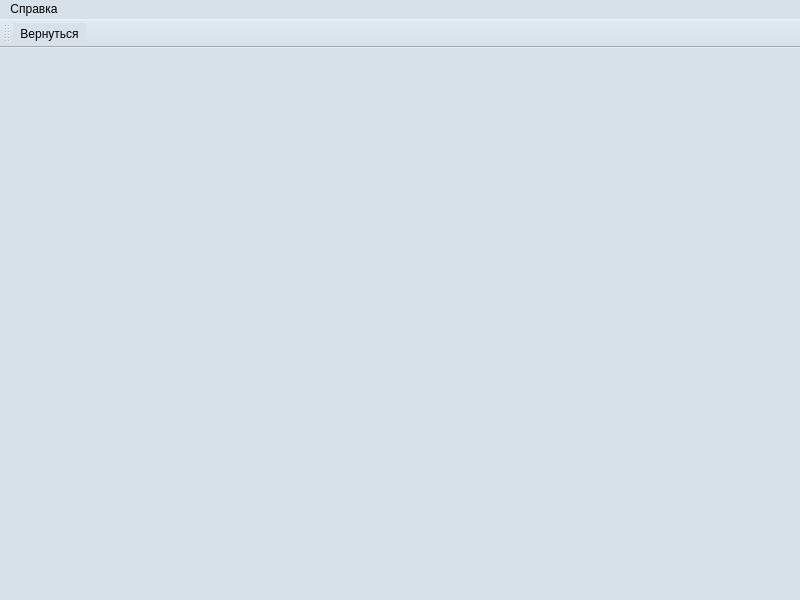
<?xml version="1.0" encoding="UTF-8"?>
<ui version="4.0">
 <class>GraphWindow</class>
 <widget class="QMainWindow" name="GraphWindow">
  <property name="geometry">
   <rect>
    <x>0</x>
    <y>0</y>
    <width>800</width>
    <height>600</height>
   </rect>
  </property>
  <property name="windowTitle">
   <string>MainWindow</string>
  </property>
  <property name="styleSheet">
   <string notr="true">background: #D7E1E9;</string>
  </property>
  <widget class="QWidget" name="centralwidget"/>
  <widget class="QMenuBar" name="menubar">
   <property name="geometry">
    <rect>
     <x>0</x>
     <y>0</y>
     <width>800</width>
     <height>22</height>
    </rect>
   </property>
   <widget class="QMenu" name="menu">
    <property name="title">
     <string>Справка</string>
    </property>
    <widget class="QMenu" name="menu_2">
     <property name="title">
      <string>Алгоритмы</string>
     </property>
     <addaction name="action_4"/>
    </widget>
    <addaction name="menu_2"/>
    <addaction name="action_5"/>
   </widget>
   <addaction name="menu"/>
  </widget>
  <widget class="QStatusBar" name="statusbar"/>
  <widget class="QToolBar" name="toolBar">
   <property name="windowTitle">
    <string>toolBar</string>
   </property>
   <attribute name="toolBarArea">
    <enum>TopToolBarArea</enum>
   </attribute>
   <attribute name="toolBarBreak">
    <bool>false</bool>
   </attribute>
   <addaction name="action"/>
  </widget>
  <action name="action">
   <property name="icon">
    <iconset resource="resource.qrc">
     <normaloff>:/IMG/1.png</normaloff>:/IMG/1.png</iconset>
   </property>
   <property name="text">
    <string>Вернуться</string>
   </property>
   <property name="toolTip">
    <string>Вернуться</string>
   </property>
  </action>
  <action name="action_4">
   <property name="text">
    <string>Дейкстра</string>
   </property>
  </action>
  <action name="action_5">
   <property name="text">
    <string>Использование</string>
   </property>
  </action>
 </widget>
 <resources>
  <include location="resource.qrc"/>
 </resources>
 <connections/>
</ui>
